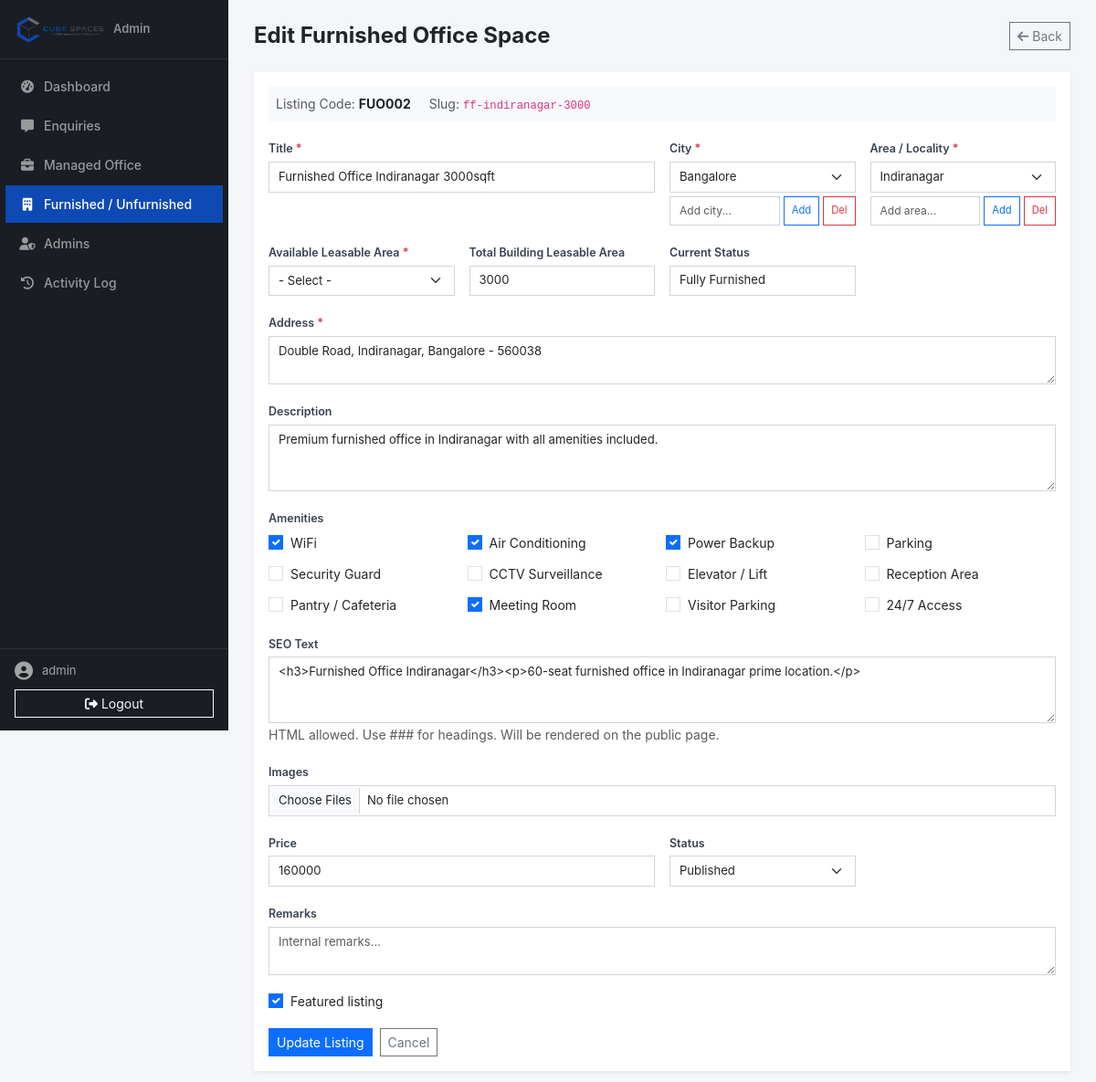
/admin/office-space.php?mode=edit&id=2&type=furnished (signed in), run on the app's committed database.
### tables this page shows
CREATE TABLE IF NOT EXISTS `furnished_offices` (
  `id` int NOT NULL AUTO_INCREMENT PRIMARY KEY,
  `title` varchar(255) NOT NULL,
  `slug` varchar(255) UNIQUE,
  `description` longtext,
  `city` varchar(100),
  `area` varchar(150),
  `address` varchar(500),
  `latitude` decimal(10, 7),
  `longitude` decimal(10, 7),
  `price` int,
  `price_label` varchar(100),
  `total_seats` int,
  `available_sqft` varchar(100),
  `min_inventory` varchar(50),
  `inventory_type` varchar(100),
  `total_area_sqft` int,
  `amenities` json,
  `images` json,
  `status` enum('draft', 'published', 'archived') DEFAULT 'draft',
  `featured` tinyint(1) DEFAULT 0,
  `feature_highlights` json,
  `seo_text` longtext,
  `office_space_type` varchar(100),
  `listing_type` varchar(50),
  `listing_code` varchar(50),
  `created_at` timestamp DEFAULT CURRENT_TIMESTAMP,
  `updated_at` timestamp DEFAULT CURRENT_TIMESTAMP ON UPDATE CURRENT_TIMESTAMP
);

### lib/config.php (called while the page is built, shortened)
<?php
function get_listing_table(string $type): ?string {
    return ALLOWED_LISTING_TABLES[$type] ?? null;
}

### admin/office-space.php (the view, shortened to what this page needs)
<?php
require_once __DIR__ . '/layout.php';
$mode = $_GET['mode'] ?? 'list';
$editId = (int)($_GET['id'] ?? 0);
$editType = trim($_GET['type'] ?? ($mode === 'add' ? 'furnished' : ''));
$editTable = get_listing_table($editType) ?: 'furnished_offices';
if ($mode === 'add' || $mode === 'edit'):
    $listing = ['title'=>'', 'listing_type'=>'', 'description'=>'', 'city'=>'', 'area'=>'', 'address'=>'', 'price'=>'', 'price_label'=>'', 'total_seats'=>'', 'total_area_sqft'=>'', 'available_sqft'=>'', 'min_inventory'=>'', 'inventory_type'=>'', 'amenities'=>'[]', 'images'=>'[]', 'status'=>'draft', 'featured'=>0, 'office_space_type'=>'rent', 'feature_highlights'=>'[]', 'seo_text'=>'', 'remarks'=>'', 'latitude'=>null, 'longitude'=>null, 'listing_code'=>'', 'slug'=>''];
    if ($mode === 'edit' && $editId && $editTable) {
        $stmt = mysqli_prepare($conn, "SELECT * FROM $editTable WHERE id=?");
        mysqli_stmt_bind_param($stmt, 'i', $editId);
        mysqli_stmt_execute($stmt);
        $r = mysqli_stmt_get_result($stmt);
        $listing = mysqli_fetch_assoc($r);
    }
    $amenities = json_decode($listing['amenities'] ?? '[]', true);
    $cities = mysqli_query($conn, "SELECT city FROM (SELECT city COLLATE utf8mb4_unicode_ci AS city FROM listing_cities UNION SELECT DISTINCT city COLLATE utf8mb4_unicode_ci AS city FROM furnished_offices WHERE city != '' UNION SELECT DISTINCT city COLLATE utf8mb4_unicode_ci AS city FROM unfurnished_offices WHERE city != '') AS c ORDER BY city");
    $areas = mysqli_query($conn, "SELECT area, city FROM (SELECT area COLLATE utf8mb4_unicode_ci AS area, city COLLATE utf8mb4_unicode_ci AS city FROM listing_areas UNION SELECT DISTINCT area COLLATE utf8mb4_unicode_ci AS area, city COLLATE utf8mb4_unicode_ci AS city FROM furnished_offices WHERE area != '' AND area IS NOT NULL UNION SELECT DISTINCT area COLLATE utf8mb4_unicode_ci AS area, city COLLATE utf8mb4_unicode_ci AS city FROM unfurnished_offices WHERE area != '' AND area IS NOT NULL) AS a ORDER BY area");
    $amenityList = ['WiFi','Air Conditioning','Power Backup','Parking','Security Guard','CCTV Surveillance','Elevator / Lift','Reception Area','Pantry / Cafeteria','Meeting Room','Visitor Parking','24/7 Access'];
?>
<div class="d-flex justify-content-between align-items-center mb-4">
    <h4 class="fw-bold mb-0"><?= $mode === 'add' ? 'Add' : 'Edit' ?> <?= $mode === 'edit' ? ucfirst($editType) : '' ?> Office Space</h4>
    <a href="office-space.php" class="btn btn-outline-secondary btn-sm"><i class="fa-solid fa-arrow-left me-1"></i>Back</a>
</div>
<div class="card border-0 shadow-sm">
    <div class="card-body">
        <?php if ($mode === 'edit' && $listing['listing_code']): ?>
        <div class="mb-3 p-2 bg-light small">
            <span class="text-muted">Listing Code:</span> <strong><?= htmlspecialchars($listing['listing_code']) ?></strong>
            <?php if ($listing['slug']): ?><span class="ms-3 text-muted">Slug:</span> <code><?= htmlspecialchars($listing['slug']) ?></code><?php endif; ?>
        </div>
        <?php endif; ?>
        <form id="listingForm" class="row g-3 needs-validation" enctype="multipart/form-data" novalidate>
            <div class="col-md-6 position-relative">
                <label for="title" class="form-label small fw-semibold">Title <span class="text-danger">*</span></label>
                <input type="text" name="title" id="title" class="form-control form-control-sm" required value="<?= htmlspecialchars($listing['title']) ?>" placeholder="e.g. RMZ Millenia">
            </div>
            <div class="col-md-3 position-relative">
                <label for="city" class="form-label small fw-semibold">City <span class="text-danger">*</span></label>
                <select name="city" id="city" class="form-select form-select-sm" required>
                    <?php if ($cities && mysqli_num_rows($cities)): mysqli_data_seek($cities, 0); while ($c = mysqli_fetch_assoc($cities)): ?>
                    <option value="<?= htmlspecialchars($c['city']) ?>" <?= $listing['city']===$c['city']?'selected':'' ?>><?= htmlspecialchars(ucfirst($c['city'])) ?></option>
                    <?php endwhile; endif; ?>
                </select>
                <div class="d-flex gap-1 mt-1">
                    <input type="text" id="newCity" class="form-control form-control-sm" placeholder="Add city..." style="font-size:0.75rem;">
                    <button type="button" class="btn btn-sm btn-outline-primary" onclick="window.addNewCity()" style="font-size:0.7rem;white-space:nowrap;">Add</button>
                    <button type="button" class="btn btn-sm btn-outline-danger" onclick="window.deleteCity()" style="font-size:0.7rem;white-space:nowrap;">Del</button>
                </div>
            </div>
            <div class="col-md-3 position-relative">
                <label for="area" class="form-label small fw-semibold">Area / Locality <span class="text-danger">*</span></label>
                <select name="area" id="area" class="form-select form-select-sm" required>
                    <?php if ($areas && mysqli_num_rows($areas)): mysqli_data_seek($areas, 0); while ($a = mysqli_fetch_assoc($areas)): ?>
                    <option value="<?= htmlspecialchars($a['area']) ?>" data-city="<?= htmlspecialchars(mb_strtolower($a['city']??'')) ?>" <?= ($listing['area']??'')===$a['area']?'selected':'' ?>><?= htmlspecialchars(ucfirst($a['area'])) ?></option>
                    <?php endwhile; endif; ?>
                </select>
                <div class="d-flex gap-1 mt-1">
                    <input type="text" id="newArea" class="form-control form-control-sm" placeholder="Add area..." style="font-size:0.75rem;">
                    <button type="button" class="btn btn-sm btn-outline-primary" onclick="window.addNewArea()" style="font-size:0.7rem;white-space:nowrap;">Add</button>
                    <button type="button" class="btn btn-sm btn-outline-danger" onclick="window.deleteArea()" style="font-size:0.7rem;white-space:nowrap;">Del</button>
                </div>
            </div>
            <div class="col-md-3 position-relative">
                <label for="available_sqft" class="form-label small fw-semibold">Available Leasable Area <span class="text-danger">*</span></label>
                <select name="available_sqft" id="available_sqft" class="form-select form-select-sm" required>
                    <option value="">- Select -</option>
                </select>
            </div>
            <div class="col-md-3 position-relative">
                <label for="total_area_sqft" class="form-label small fw-semibold">Total Building Leasable Area</label>
                <input type="number" name="total_area_sqft" id="total_area_sqft" class="form-control form-control-sm" value="<?= htmlspecialchars($listing['total_area_sqft'] ?? '') ?>" placeholder="e.g. 5000">
            </div>
            <div class="col-md-3 position-relative">
                <label for="inventory_type" class="form-label small fw-semibold">Current Status</label>
                <input type="text" name="inventory_type" id="inventory_type" class="form-control form-control-sm" value="<?= htmlspecialchars($listing['inventory_type'] ?? '') ?>" placeholder="e.g. Ready to move in">
            </div>
            <div class="col-12 position-relative">
                <label for="address" class="form-label small fw-semibold">Address <span class="text-danger">*</span></label>
                <textarea name="address" id="address" class="form-control form-control-sm" rows="2" required placeholder="Full address"><?= htmlspecialchars($listing['address']??'') ?></textarea>
            </div>
            <div class="col-12 position-relative">
                <label for="description" class="form-label small fw-semibold">Description</label>
                <textarea name="description" id="description" class="form-control form-control-sm" rows="3" placeholder="Describe the property"><?= htmlspecialchars($listing['description']??'') ?></textarea>
            </div>
            <div class="col-12">
                <label class="form-label small fw-semibold">Amenities</label>
                <div class="row g-2" id="amenitiesContainer">
                    <?php foreach ($amenityList as $amenity): ?>
                    <div class="col-md-3 col-6">
                        <div class="form-check">
                            <input type="checkbox" class="form-check-input amenity-check" value="<?= htmlspecialchars($amenity) ?>" id="amenity_<?= preg_replace('/[^a-zA-Z0-9]/', '_', $amenity) ?>" <?= in_array($amenity, $amenities) ? 'checked' : '' ?>>
                            <label class="form-check-label small" for="amenity_<?= preg_replace('/[^a-zA-Z0-9]/', '_', $amenity) ?>"><?= htmlspecialchars($amenity) ?></label>
                        </div>
                    </div>
                    <?php endforeach; ?>
                </div>
            </div>
            <div class="col-12 position-relative">
                <label for="seo_text" class="form-label small fw-semibold">SEO Text</label>
                <textarea name="seo_text" id="seo_text" class="form-control form-control-sm" rows="3" placeholder="&lt;h3&gt;About this Workspace&lt;/h3&gt;"><?= $listing['seo_text'] ?? '' ?></textarea>
                <small class="form-text text-muted">HTML allowed. Use ### for headings. Will be rendered on the public page.</small>
            </div>
            <div class="col-12">
                <label for="images" class="form-label small fw-semibold">Images</label>
                <input type="file" name="images[]" id="images" class="form-control form-control-sm" accept="image/*" multiple>
            </div>
            <div class="col-md-6 position-relative">
                <label for="price" class="form-label small fw-semibold">Price</label>
                <input type="number" step="0.01" name="price" id="price" class="form-control form-control-sm" value="<?= htmlspecialchars($listing['price']??'') ?>" placeholder="e.g. 150000">
            </div>
            <div class="col-md-3 position-relative">
                <label for="status" class="form-label small fw-semibold">Status</label>
                <select name="status" id="status" class="form-select form-select-sm">
                    <option value="published" <?= ($listing['status']??'draft')==='published'?'selected':'' ?>>Published</option>
                </select>
            </div>
            <div class="col-12">
                <label for="remarks" class="form-label small fw-semibold">Remarks</label>
                <textarea name="remarks" id="remarks" class="form-control form-control-sm" rows="2" placeholder="Internal remarks..."><?= htmlspecialchars($listing['remarks']??'') ?></textarea>
            </div>
            <div class="col-12">
                <div class="form-check">
                    <input type="checkbox" name="featured" value="1" class="form-check-input" id="featuredCheck" <?= $listing['featured']?'checked':'' ?>>
                    <label class="form-check-label small" for="featuredCheck">Featured listing</label>
                </div>
            </div>
            <div class="col-12 d-flex gap-2">
                <button type="submit" class="btn btn-primary btn-sm"><?= $mode === 'add' ? 'Create Listing' : 'Update Listing' ?></button>
                <a href="office-space.php" class="btn btn-outline-secondary btn-sm">Cancel</a>
            </div>
        </form>
    </div>
</div>
<?php endif; ?>
<?php require_once __DIR__ . '/footer.php'; ?>

### assets/css/admin.css (style rules this page uses)
* { border-radius: 0 !important; }
:root { --admin-sidebar-width: 250px; --admin-primary: #0d4ab4; --admin-primary-dark: #083891; --admin-bg: #f4f6f9; --admin-card-shadow: 0 1px 4px rgba(0,0,0,0.06); }
body { font-family: 'Inter', sans-serif; background: var(--admin-bg); padding-top: 0; -webkit-font-smoothing: antialiased; }
.form-label { font-size: 0.78rem; font-weight: 600; color: #374151; margin-bottom: 4px; }
.form-control-sm, .form-select-sm { font-size: 0.82rem; padding: 6px 10px; border-color: #d1d5db; }

### data on the page
furnished_offices: listing_code "FUO002", slug "ff-indiranagar-3000", title "Furnished Office Indiranagar 3000sqft", city "Bangalore", area "Indiranagar", total_area_sqft "3000", inventory_type "Fully Furnished", address "Double Road, Indiranagar, Bangalore - 560038", description "Premium furnished office in Indiranagar with all amenities included.", amenities "☑", seo_text "<h3>Furnished Office Indiranagar</h3><p>60-seat furnished office in Indiranagar prime location.</p>", price "160000", status "Published", featured "☑"

### other printed values
$adminUser "admin"
$editType "Furnished"
$amenity "WiFi"
$amenity "Air Conditioning"
$amenity "Power Backup"
$amenity "Parking"
$amenity "Security Guard"
$amenity "CCTV Surveillance"
$amenity "Elevator / Lift"
$amenity "Reception Area"
$amenity "Pantry / Cafeteria"
$amenity "Meeting Room"
$amenity "Visitor Parking"
$amenity "24/7 Access"
